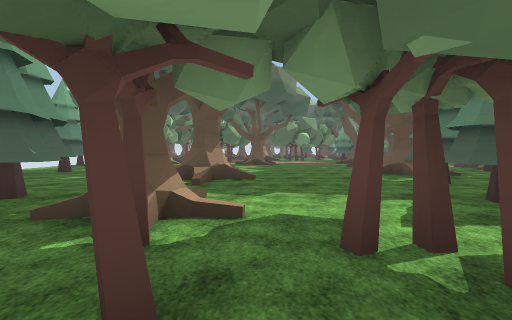
view 1 (above)

19 first-person views from a walk through a Unity game level. The camera is 1.3 m above the floor, tilts 2° down and sees 90° across. The floor is counted in squares, 2 m on a side. Each view is taken from the middle of a square. On the plan, view 1 faces up. The plan holds only what a view shows up to about 9 squares ahead; the rest is blank. The place goes on beyond the plan. The player character is not drawn. Some surface patterns are stand-ins.

view 2
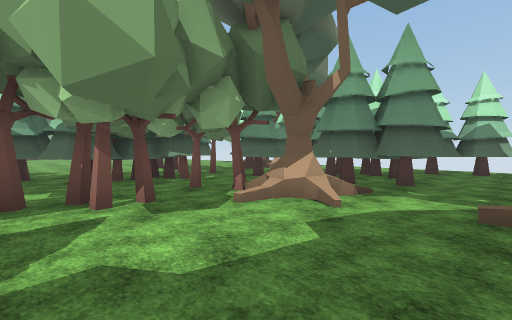

view 3
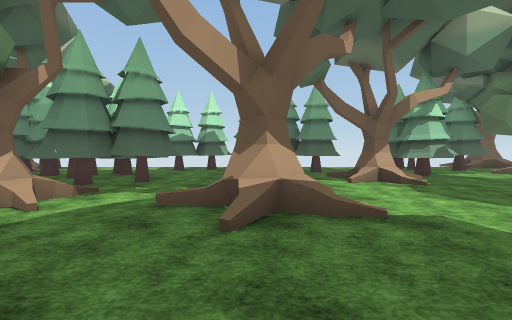

view 4
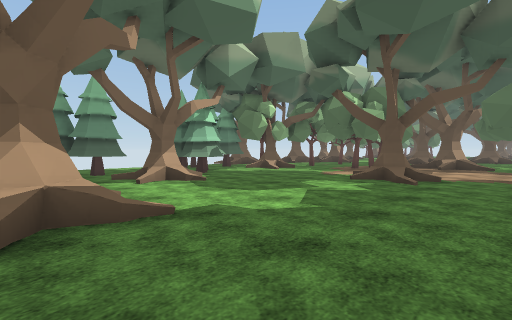

view 5
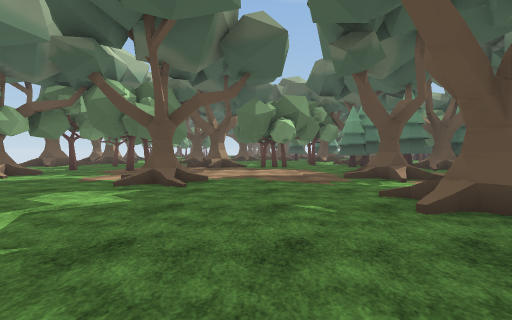

view 6
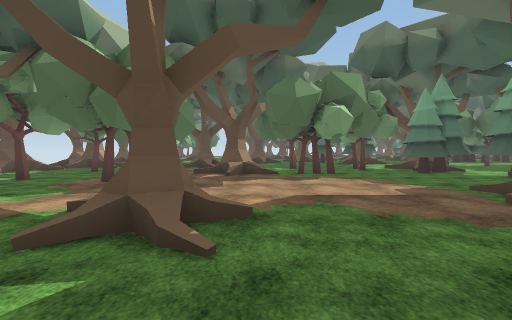

view 7
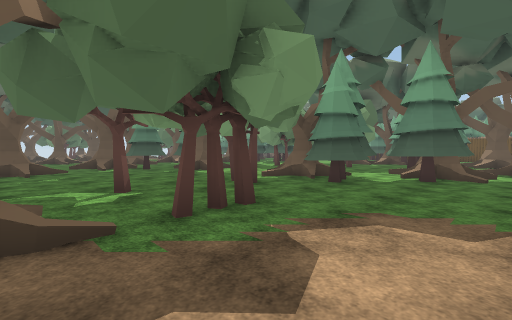

view 8
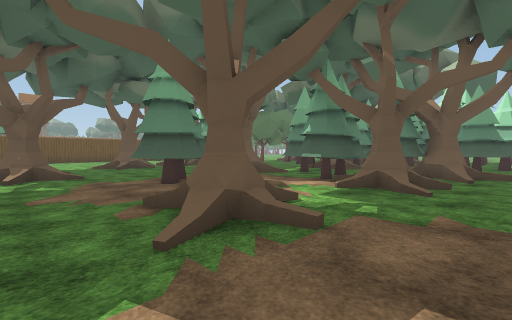

view 9
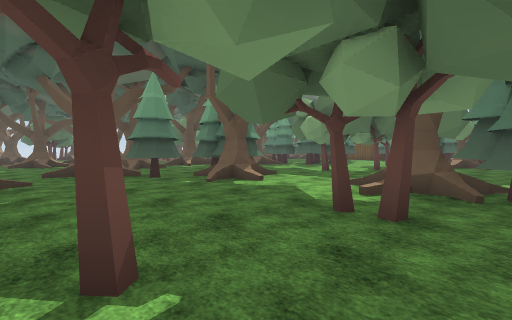

view 10
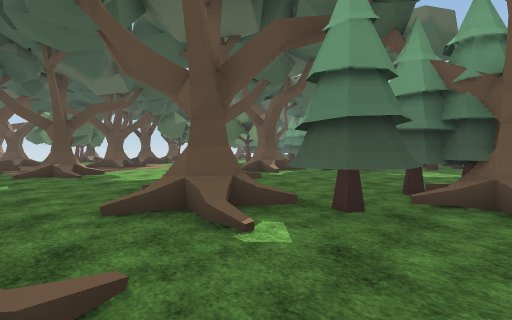

view 11
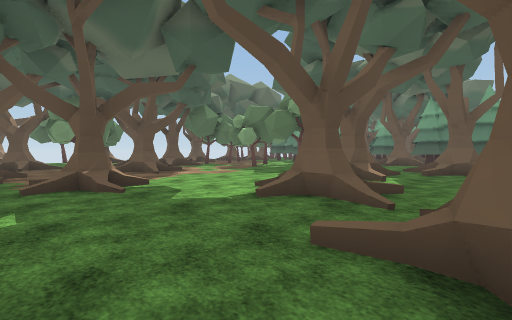

view 12
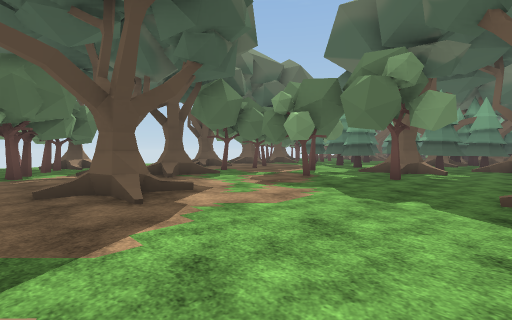

view 13
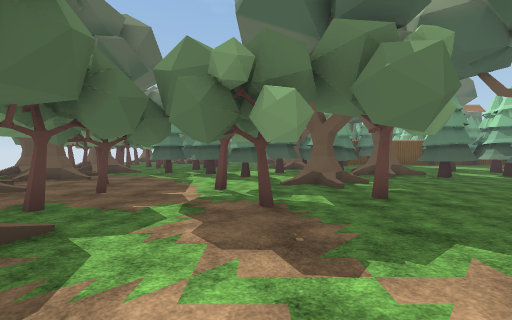

view 14
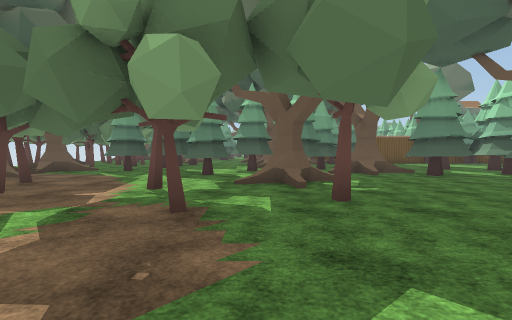

view 15
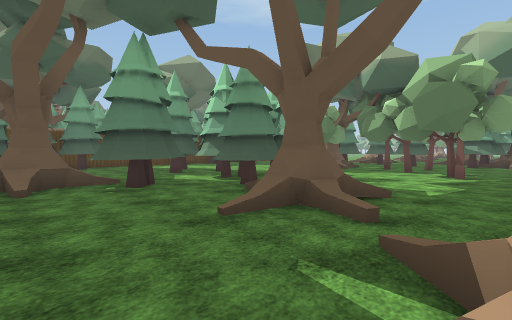

view 16
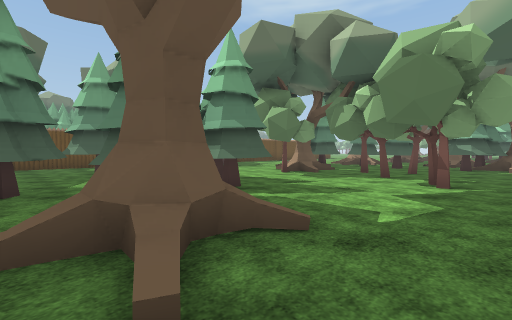

view 17
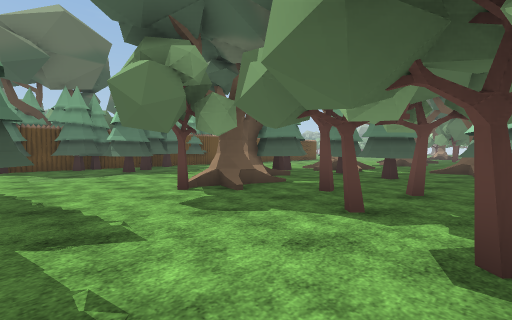

view 18
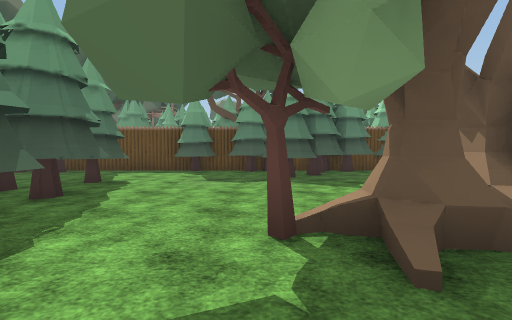

view 19
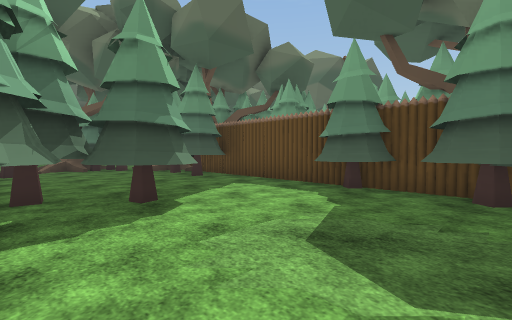

### Floor plan
Key: @ floor where view 1 was taken; # wall or solid block; x gap in a wall; . floor; / step, stairs or slope; T thing the floor can be seen under or through; O other object.
Columns run from 8 left of view 1 to 21 right of it. Each row starts with its distance up from view 1.
 39             ..    OO..OOO
 38           OO..O   ..#..#
 37           ....OO #.#...##
 36            ... //......#
 35            ..O ....#..##
 34          OO..O/...#...##
 33           /../......O..## O
 32           .O......#.OO###OO#
 31          O/O/.........###.###
 30           .............O#...#
 29           ....  OO....#O... ##
 28           ...OO..../.TT....###
 27           .........O#T.......#
 26           .OO.......###TTT...#
 25           ..##......###TTT...#
 24          O..####......#.....##
 23          .....O#.............#
 22          .........#.........##
 21   O      .............O...####
 20   OO     ..........#.......###
 19   /.     .#..#.O......#O ...##
 18  O..#  .O/....TT....#.##     #
 17   .... .OOx#..TT./#.#####
 16    .#.  .......TTO#...O
 15     ... .........//O..OO
 14    O/............./O.
 13  ##//../ ....OO.#.....
 12  #......O.......##...O
 11    #.............#.. OO
 10   ###.......OO#..O
  9 ... O/........#./
  8 ..#.//......O####
  7   #...//....O#
  6    ...OO/....#
  5 .#...../...###
  4 .#..##.....#
  3 .#####xO...#
  2  . ###.#...
  1  ..###.#.##
  0   .####.@..
 -1     ..####.
 -2      ..  ##
 -3      #    #

Positions as (right, up) in squares from view 1, and headings:
1: (0, 0), facing up
2: (2, 5), facing down-left
3: (2, 6), facing left
4: (2, 6), facing up-left
5: (2, 7), facing up
6: (1, 10), facing up
7: (1, 15), facing up-right
8: (3, 15), facing down-right
9: (2, 18), facing up-right
10: (2, 23), facing up-right
11: (2, 26), facing up-right
12: (4, 30), facing up-right
13: (6, 34), facing right
14: (7, 33), facing right
15: (9, 30), facing down-right
16: (9, 28), facing down-right
17: (10, 24), facing down-right
18: (12, 22), facing right
19: (16, 22), facing up-right
